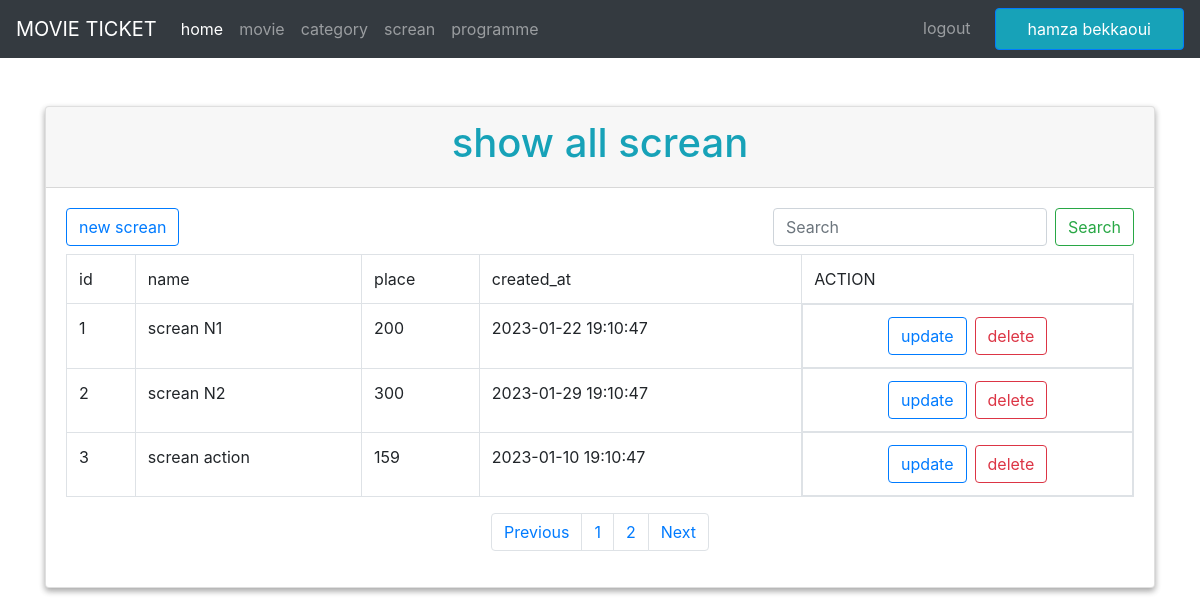
The app's page /admin/screen/show_all.php (signed in) with its own data.
### tables this page shows
CREATE TABLE `salles` (
  `id` bigint(20) UNSIGNED NOT NULL,
  `name` varchar(255) NOT NULL,
  `place` int(11) NOT NULL,
  `created_at` timestamp NULL DEFAULT NULL,
  `updated_at` timestamp NULL DEFAULT current_timestamp()
);

### admin/screen/show_all.php (the view, shortened to what this page needs)
<?php
require('../../db/db.php');
$items_per_page = 3;
$total_items_query = $connection->prepare("SELECT COUNT(*) as total FROM salles");
$total_items_query->execute();
$total_items = $total_items_query->fetchColumn();
$total_pages = ceil($total_items / $items_per_page);
if (isset($_GET['page'])) {
    $current_page = $_GET['page'];
} else {
    $current_page = 1;
}
$offset = ($current_page - 1) * $items_per_page;
$query = $connection->prepare("SELECT * FROM salles LIMIT $items_per_page OFFSET $offset");
$query->execute();
$data = $query->fetchAll(PDO::FETCH_ASSOC);
function displayArrayAsTable($array)
{
    global $total_pages;
    echo '<div class="container mt-5">';
    echo '<div class="row">';
    echo '<div class="col-md-12">';
    echo  '<div class="card box_shadow">';
    echo '<div class="card-header">';
    echo  '<h1 class="text-center text-info">show all screan</h1>';
    echo '</div>';
    echo '<div class="card-body">';
    echo '<nav class="d-flex justify-content-between mb-2">
            <a class="btn btn-outline-primary"  type="button" href="add_screan.php">new screan</a>
            <form class="form-inline" method="post" action="show_all.php">
                 <input class="form-control mr-sm-2" type="search" name="Search_category" placeholder="Search" aria-label="Search">
                  <button class="btn btn-outline-success my-2 my-sm-0" name="Search" type="submit">Search</button>
            </form>
          </nav>';
    echo '<table class="table table-bordered  table-hover">';
    foreach ($array as $row) {
        echo '<tr>';
        foreach ($row as $key => $value) {
            if ($key == "updated_at") {
                continue;
            }
            echo '<td>' . $key . '</td>';
        }
        echo '<td>ACTION</td>';
        break;
    }
    foreach ($array as $data) {
        echo '<tr>';
        $id = $data['id'];
        $name = $data['name'];
        $place = $data['place'];
        $created_at = $data['created_at'];
        echo '<td>' . $id . '</td>';
        echo '<td>' . $name . '</td>';
        echo '<td>' . $place . '</td>';
        echo '<td>' . $created_at . '</td>';
        echo "<td class='d-flex justify-content-center'>
         <a  class='btn btn-outline-primary update-button' href='update_screan.php?id=" . $id . "'>update</a>
         <a  class='btn btn-outline-danger delete-button ml-2' href='delete_screan.php?id=" . $id . "'>delete</a>
         </td>";
        echo '</tr>';
    }
    echo '</div></div></div></table>';
?>
    <nav aria-label="Page navigation example">
        <ul class="pagination justify-content-center">
            <li class="page-item">
                <a class="page-link" href='?page=<?php if (isset($_GET['page']) and $_GET['page'] != 1) {
                                                        echo  $_GET['page'] - 1;
                                                    } else {
                                                        echo 1;
                                                    } ?>'>Previous</a>
            </li>
            <?php for ($i = 1; $i <= $total_pages; $i++) { ?>
                <li class="page-item"><a class="page-link" href='?page=<?php echo $i; ?>'><?php echo $i; ?></a></li>
            <?php  } ?>
            <li class="page-item">
                <a class="page-link" href='?page=<?php if (isset($_GET['page']) and $_GET['page'] != $total_pages) {
                                                        echo  $_GET['page'] + 1;
                                                    } else {
                                                        echo $total_pages;
                                                    }  ?>'>Next</a>
            </li>
        </ul>
    </nav>
<?php
    echo '</div>';
}
?>
<!DOCTYPE html>
<html lang="en">
<head>
    <link rel="stylesheet" href="../../css/bootstrap.min.css">
</head>
<body>
    <?php
    require('../navBar/navBar.php');
    ?>
    <?php
    if ($_SERVER['REQUEST_METHOD'] == 'POST') {
        displayArrayAsTable($total_items);
    } else {
        displayArrayAsTable($data);
    }
    ?>
</body>
</html>

### admin/screen/show_all.php (style rules this page uses)
.box_shadow { box-shadow: rgba(0, 0, 0, 0.16) 0px 3px 6px, rgba(0, 0, 0, 0.23) 0px 3px 6px; }

### records on screen
salles: key "id", key "name", key "place", key "created_at", id "1", name "screan N1", place "200", created_at "2023-01-22 19:10:47"
salles: id "2", name "screan N2", place "300", created_at "2023-01-29 19:10:47"
salles: id "3", name "screan action", place "159", created_at "2023-01-10 19:10:47"

### other values on screen
$_SESSION['admin_logged_in_name'] "hamza bekkaoui"
